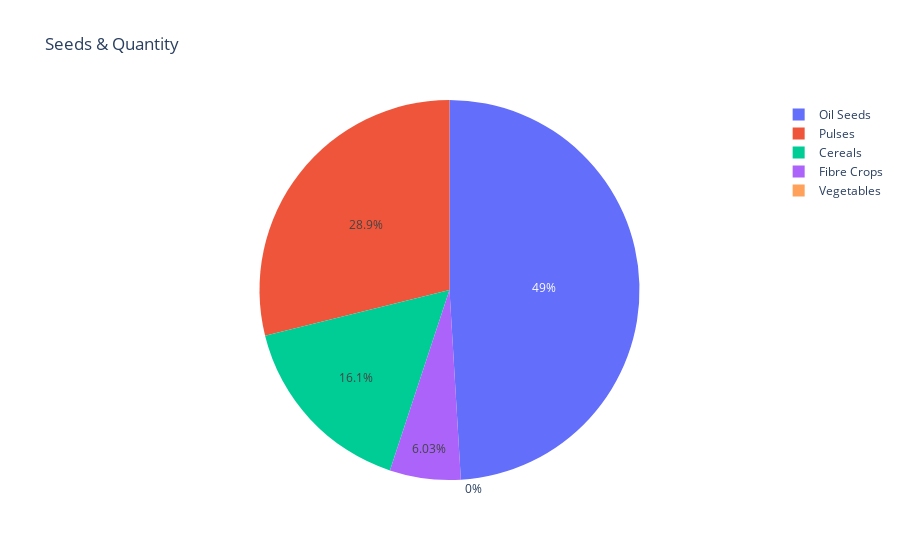

Notebook code for this chart:
### Code cell
px.pie(df,names='Commodity Group',values='Quantity',title='Seeds & Quantity')

### Figure 1 — Plotly figure (JSON) as saved in the notebook; plotly's stock layout.template omitted (floating-point values rounded to 4 significant figures)
{"data": [{"domain": {"x": [0, 1], "y": [0, 1]}, "hovertemplate": "Commodity Group=%{label}<br>Quantity=%{value}<extra></extra>", "labels": ["Cereals", "Cereals", "Cereals", "Cereals", "Cereals", "Cereals", "Cereals", "Fibre Crops", "Oil Seeds", "Oil Seeds", "Oil Seeds", "Oil Seeds", "Oil Seeds", "Oil Seeds", "Oil Seeds", "Oil Seeds", "Pulses", "Pulses", "Pulses", "Pulses", "Pulses", "Vegetables", "Vegetables", "Vegetables"], "legendgroup": "", "name": "", "showlegend": true, "type": "pie", "values": ["2775.00", "1980.00", "3699.00", "2400.00", "2369.00", "4886.00", "2425.00", "7710.00", "12100.00", "7263.00", "5950.00", "9537.00", "5940.00", "9846.00", "5328.00", "6760.00", "8000.00", "5650.00", "7800.00", "8768.00", "6700.00", 0, 0, 0]}], "layout": {"legend": {"tracegroupgap": 0}, "title": {"text": "Seeds & Quantity"}}}
